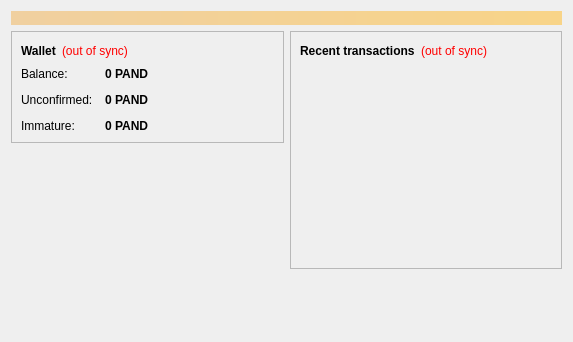
<?xml version="1.0" encoding="UTF-8"?>
<ui version="4.0">
 <class>OverviewPage</class>
 <widget class="QWidget" name="OverviewPage">
  <property name="geometry">
   <rect>
    <x>0</x>
    <y>0</y>
    <width>573</width>
    <height>342</height>
   </rect>
  </property>
  <property name="windowTitle">
   <string>Form</string>
  </property>
  <layout class="QVBoxLayout" name="topLayout">
   <item>
    <widget class="QLabel" name="labelAlerts">
     <property name="visible">
      <bool>false</bool>
     </property>
     <property name="styleSheet">
      <string notr="true">background-color: qlineargradient(x1: 0, y1: 0, x2: 1, y2: 0, stop:0 #F0D0A0, stop:1 #F8D488); color:#000000;</string>
     </property>
     <property name="wordWrap">
      <bool>true</bool>
     </property>
     <property name="margin">
      <number>3</number>
     </property>
    </widget>
   </item>
   <item>
    <layout class="QHBoxLayout" name="horizontalLayout" stretch="1,1">
     <item>
      <layout class="QVBoxLayout" name="verticalLayout_2">
       <item>
        <widget class="QFrame" name="frame">
         <property name="frameShape">
          <enum>QFrame::StyledPanel</enum>
         </property>
         <property name="frameShadow">
          <enum>QFrame::Raised</enum>
         </property>
         <layout class="QVBoxLayout" name="verticalLayout_4">
          <item>
           <layout class="QHBoxLayout" name="horizontalLayout_4">
            <item>
             <widget class="QLabel" name="label_5">
              <property name="font">
               <font>
                <weight>75</weight>
                <bold>true</bold>
               </font>
              </property>
              <property name="text">
               <string>Wallet</string>
              </property>
             </widget>
            </item>
            <item>
             <widget class="QLabel" name="labelWalletStatus">
              <property name="toolTip">
               <string>The displayed information may be out of date. Your wallet automatically synchronizes with the Pandacoin network after a connection is established, but this process has not completed yet.</string>
              </property>
              <property name="styleSheet">
               <string notr="true">QLabel { color: red; }</string>
              </property>
              <property name="text">
               <string notr="true">(out of sync)</string>
              </property>
              <property name="alignment">
               <set>Qt::AlignLeading|Qt::AlignLeft|Qt::AlignVCenter</set>
              </property>
             </widget>
            </item>
            <item>
             <spacer name="horizontalSpacer_2">
              <property name="orientation">
               <enum>Qt::Horizontal</enum>
              </property>
              <property name="sizeHint" stdset="0">
               <size>
                <width>40</width>
                <height>20</height>
               </size>
              </property>
             </spacer>
            </item>
           </layout>
          </item>
          <item>
           <layout class="QFormLayout" name="formLayout_2">
            <property name="fieldGrowthPolicy">
             <enum>QFormLayout::AllNonFixedFieldsGrow</enum>
            </property>
            <property name="horizontalSpacing">
             <number>12</number>
            </property>
            <property name="verticalSpacing">
             <number>12</number>
            </property>
            <item row="0" column="0">
             <widget class="QLabel" name="label">
              <property name="text">
               <string>Balance:</string>
              </property>
             </widget>
            </item>
            <item row="0" column="1">
             <widget class="QLabel" name="labelBalance">
              <property name="font">
               <font>
                <weight>75</weight>
                <bold>true</bold>
               </font>
              </property>
              <property name="cursor">
               <cursorShape>IBeamCursor</cursorShape>
              </property>
              <property name="toolTip">
               <string>Your current balance</string>
              </property>
              <property name="text">
               <string notr="true">0 PAND</string>
              </property>
              <property name="textInteractionFlags">
               <set>Qt::LinksAccessibleByMouse|Qt::TextSelectableByKeyboard|Qt::TextSelectableByMouse</set>
              </property>
             </widget>
            </item>
            <item row="1" column="0">
             <widget class="QLabel" name="label_3">
              <property name="text">
               <string>Unconfirmed:</string>
              </property>
             </widget>
            </item>
            <item row="1" column="1">
             <widget class="QLabel" name="labelUnconfirmed">
              <property name="font">
               <font>
                <weight>75</weight>
                <bold>true</bold>
               </font>
              </property>
              <property name="cursor">
               <cursorShape>IBeamCursor</cursorShape>
              </property>
              <property name="toolTip">
               <string>Total of transactions that have yet to be confirmed, and do not yet count toward the current balance</string>
              </property>
              <property name="text">
               <string notr="true">0 PAND</string>
              </property>
              <property name="textInteractionFlags">
               <set>Qt::LinksAccessibleByMouse|Qt::TextSelectableByKeyboard|Qt::TextSelectableByMouse</set>
              </property>
             </widget>
            </item>
            <item row="2" column="0">
             <widget class="QLabel" name="labelImmatureText">
              <property name="text">
               <string>Immature:</string>
              </property>
             </widget>
            </item>
            <item row="2" column="1">
             <widget class="QLabel" name="labelImmature">
              <property name="font">
               <font>
                <weight>75</weight>
                <bold>true</bold>
               </font>
              </property>
              <property name="toolTip">
               <string>Mined balance that has not yet matured</string>
              </property>
              <property name="text">
               <string notr="true">0 PAND</string>
              </property>
              <property name="textInteractionFlags">
               <set>Qt::LinksAccessibleByMouse|Qt::TextSelectableByKeyboard|Qt::TextSelectableByMouse</set>
              </property>
             </widget>
            </item>
           </layout>
          </item>
         </layout>
        </widget>
       </item>
       <item>
        <spacer name="verticalSpacer">
         <property name="orientation">
          <enum>Qt::Vertical</enum>
         </property>
         <property name="sizeHint" stdset="0">
          <size>
           <width>20</width>
           <height>40</height>
          </size>
         </property>
        </spacer>
       </item>
      </layout>
     </item>
     <item>
      <layout class="QVBoxLayout" name="verticalLayout_3">
       <item>
        <widget class="QFrame" name="frame_2">
         <property name="frameShape">
          <enum>QFrame::StyledPanel</enum>
         </property>
         <property name="frameShadow">
          <enum>QFrame::Raised</enum>
         </property>
         <layout class="QVBoxLayout" name="verticalLayout">
          <item>
           <layout class="QHBoxLayout" name="horizontalLayout_2">
            <item>
             <widget class="QLabel" name="label_4">
              <property name="text">
               <string>&lt;b&gt;Recent transactions&lt;/b&gt;</string>
              </property>
             </widget>
            </item>
            <item>
             <widget class="QLabel" name="labelTransactionsStatus">
              <property name="toolTip">
               <string>The displayed information may be out of date. Your wallet automatically synchronizes with the Pandacoin network after a connection is established, but this process has not completed yet.</string>
              </property>
              <property name="styleSheet">
               <string notr="true">QLabel { color: red; }</string>
              </property>
              <property name="text">
               <string notr="true">(out of sync)</string>
              </property>
              <property name="alignment">
               <set>Qt::AlignRight|Qt::AlignTrailing|Qt::AlignVCenter</set>
              </property>
             </widget>
            </item>
            <item>
             <spacer name="horizontalSpacer">
              <property name="orientation">
               <enum>Qt::Horizontal</enum>
              </property>
              <property name="sizeHint" stdset="0">
               <size>
                <width>40</width>
                <height>20</height>
               </size>
              </property>
             </spacer>
            </item>
           </layout>
          </item>
          <item>
           <widget class="QListView" name="listTransactions">
            <property name="styleSheet">
             <string notr="true">QListView { background: transparent; }</string>
            </property>
            <property name="frameShape">
             <enum>QFrame::NoFrame</enum>
            </property>
            <property name="verticalScrollBarPolicy">
             <enum>Qt::ScrollBarAlwaysOff</enum>
            </property>
            <property name="horizontalScrollBarPolicy">
             <enum>Qt::ScrollBarAlwaysOff</enum>
            </property>
            <property name="selectionMode">
             <enum>QAbstractItemView::NoSelection</enum>
            </property>
           </widget>
          </item>
         </layout>
        </widget>
       </item>
       <item>
        <spacer name="verticalSpacer_2">
         <property name="orientation">
          <enum>Qt::Vertical</enum>
         </property>
         <property name="sizeHint" stdset="0">
          <size>
           <width>20</width>
           <height>40</height>
          </size>
         </property>
        </spacer>
       </item>
      </layout>
     </item>
    </layout>
   </item>
  </layout>
 </widget>
 <resources/>
 <connections/>
</ui>
